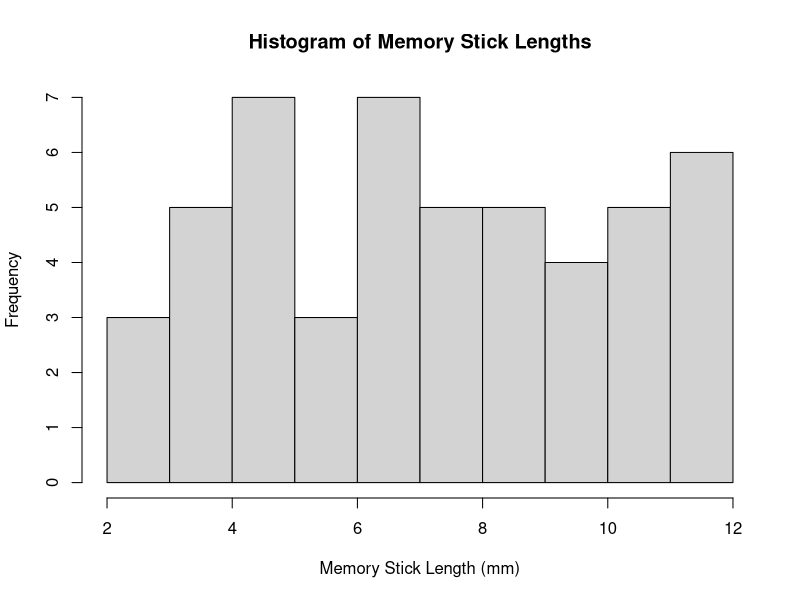

This chart was generated by the following R code: (Note: this script raises an error after producing the figure.)
install.packages("rmarkdown")

#1.a : Calculate the probability that a memory stick will be scrapped.

# Define the parameters of the uniform distribution
min_ms <- 2 # minimum length of memory sticks
max_ms<- 12 # maximum length of memory sticks

# Find the probability that a memory stick is longer than 10 mm (p_ms)
p_ms <- 1 - punif(10, min=min_ms, max=max_ms)
p_ms 


#-----------------------------

#1.b : Simulate 50 memory stick lengths and obtain a histogram of the simulated values. 
#      Calculate the simulated mean and variance.

# Set the seed for reproducibility
set.seed(123)
# Simulate 50 memory stick lengths
ms <- runif(n = 50, min = 2, max = 12)

# Create a histogram of the simulated values
hist(ms, main = "Histogram of Memory Stick Lengths",
     xlab = "Memory Stick Length (mm)", ylab = "Frequency")

# Calculate the simulated mean
mean(ms)

# Calculate the simulated variance
var(ms)



#---------------------------------------------------------------------------------------------------------------------

#2.a : Show that, for this to be a genuine probability density, b = 0.15

# Define a function to find the difference between the left-hand side and the right-hand side of the equation
eqn <- function(b) {
  integrate(function(x) {0.025*x + b}, lower = 2, upper = 6)$value - 1
}
# Solve for b using the uniroot function
uniroot(eqn, c(0, 1))$root

#-----------------------------

#2.b : Find the probability that the measurement of the current exceeds 3.
# pdf function
pdf <- function(x, b) {
  0.025 * x + b
}

# integration limits
l <- 3
u <- 6

# set b = 0.15
b <- 0.15

# Integrate the pdf function over the limits
pme<- integrate(pdf, lower = l, upper = u, b)$value
pme

#-----------------------------

#2.c : Find E(X)
function(x) 
  ifelse(6 > x & x > 2, 0.025*x + b, 0)

F_X <- integrate(function(x) x * f(x), lower = 2, upper = 6)$val
round(F_X,2)



#---------------------------------------------------------------------------------------------------------------------



# Probability that X <= 0
punif(0, min = -pi, max = pi)

# Probability that X <= pi/2
punif(pi/2, min = -pi, max = pi)


